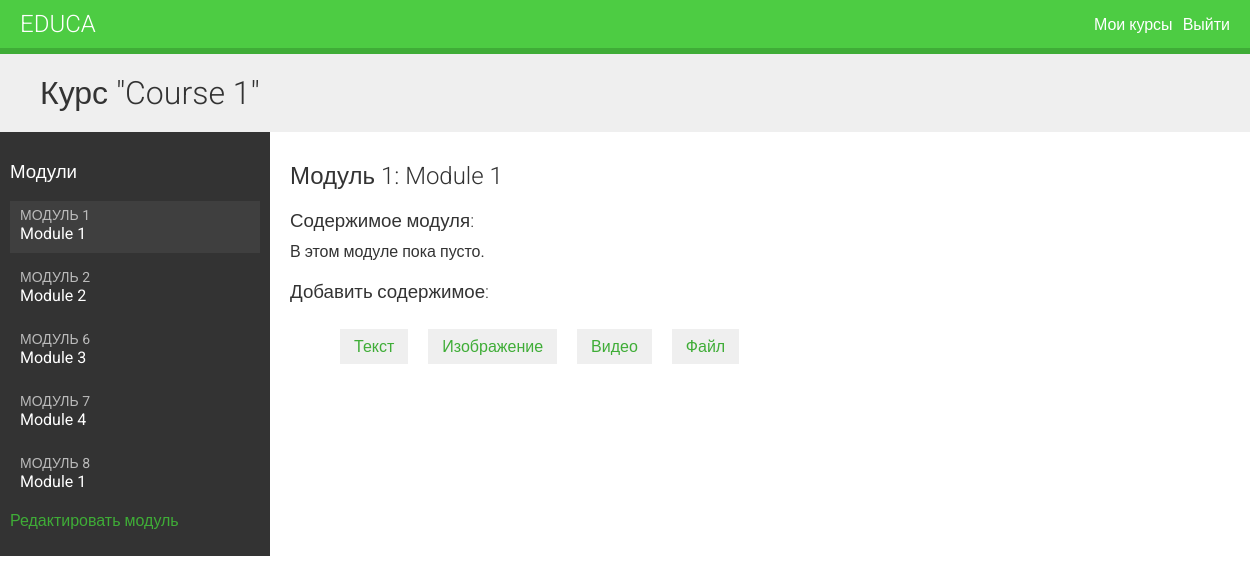
The page /course/module/1 (signed in) on the database its author committed.
### courses/models.py (models this page shows, shortened)
class Course(models.Model):
    owner = models.ForeignKey(User,
                              related_name='courses_created',  # user.courses_created.all() - ex. to use
                              on_delete=models.CASCADE)
    subject = models.ForeignKey(Subject,
                                related_name='courses',
                                on_delete=models.CASCADE)
    title = models.CharField(max_length=200)
    slug = models.SlugField(max_length=200, unique=True)
    overview = models.TextField()  # краткий обзор курса
    created = models.DateTimeField(auto_now_add=True)
    students = models.ManyToManyField(User, related_name='course_joined', blank=True)
    class Meta:
        ordering = ['-created']

class Module(models.Model):
    course = models.ForeignKey(Course,
                               related_name='modules',
                               on_delete=models.CASCADE)
    title = models.CharField(max_length=200)
    description = models.TextField(blank=True)
    order = OrderField(blank=True, for_fields=['course'])  # упорядочивать поля относительно курса
    class Meta:
        ordering = ['order']

### courses/views.py (the view)
# urls.py: path('module/<int:module_id>', views.ModuleContentListView.as_view(), name='module_content_list'),
class ModuleContentListView(TemplateResponseMixin, View):
    template_name = 'courses/manage/module/content_list.html'
    def get(self, request, module_id):  # get-запрос
        module = get_object_or_404(Module,
                                   id=module_id,
                                   course__owner=request.user)
        return self.render_to_response({'module': module})

### courses/templates/courses/manage/module/content_list.html (shortened to what this page needs)
{% extends "base.html" %}
{% load course %}
{% block content %}
{% with course=module.course %}
  <h1>Курс "{{ course.title }}"</h1>
  <div class="contents">
    <h3>Модули</h3>
    <ul id="modules">
      {% for m in course.modules.all %}
        <li data-id="{{ m.id }}" {% if m == module %}class="selected"{% endif %}>
          <a href="{% url 'module_content_list' m.id %}">
            <span>
              Модуль <span class="order">{{ m.order|add:1 }}</span>
            </span>
            <br>
            {{ m.title }}
          </a>
        </li>
      {% empty %}
        <li>Модулей пока нет.</li>
      {% endfor %}
    </ul>
    <p><a href="{% url 'course_module_update' course.id %}">
    Редактировать модуль</a></p>
  </div>
  <div class="module">
    <h2>Модуль {{ module.order|add:1 }}: {{ module.title }}</h2>
    <h3>Содержимое модуля:</h3>
    <div id="module-contents">
      {% for content in module.contents.all %}
        <div data-id="{{ content.id }}">
          {% with item=content.item %}
            <p>{{ item }} ({{ item|model_name|capfirst }})</p>
            <a href="{% url 'module_content_update' module.id item|model_name item.id %}">
              Редактировать
            </a>
            <form action="{% url 'module_content_delete' content.id %}" method="post">
              <input type="submit" value="Удалить">
              {% csrf_token %}
            </form>
            {% endwith %}
        </div>
      {% empty %}
        <p>В этом модуле пока пусто.</p>
      {% endfor %}
    </div>
    <h3>Добавить содержимое:</h3>
    <ul class="content-types">
      <li>
        <a href="{% url 'module_content_create' module.id 'text' %}">Текст</a>
      </li>
      <li>
        <a href="{% url 'module_content_create' module.id 'image' %}">Изображение</a>
      </li>
      <li>
        <a href="{% url 'module_content_create' module.id 'video' %}">Видео</a>
      </li>
      <li>
        <a href="{% url 'module_content_create' module.id 'file' %}">Файл</a>
      </li>
    </ul>
  </div>
{% endwith %}
{% endblock %}

### courses/static/css/base.css (style rules this page uses)
body { margin:0; font-family:'Roboto', sans-serif; font-weight:400; color:#333; }
a { color:#3fad37; text-decoration:none; }
ul { float:left; }
h1, h2, h3, h4, h5, h6 { font-family:'Roboto', sans-serif; font-weight:300; }
h1 { background:#efefef; width:100%; overflow:auto; padding:20px 0 20px 40px; margin:0; }
.module { padding:10px 20px; float:left; width:600px; }
.module h3 { margin:20px 0 0; padding:0; width:100%; }
.module p { margin:10px 0 20px; width:100%; float:left; }
.contents { width:20%; padding:10px; float:left; background:#333; color: #fff; font-family:'Roboto', sans-serif; }
.contents ul { list-style:none; margin:0; padding:0; width:100%; }
.contents ul li { margin:0 0 10px 0; padding:4px 10px 10px; overflow:auto; cursor:move; }
.contents ul li.selected { background:#3f3f3f; }
.contents ul span { text-transform:uppercase; color:#bbb; font-size:14px; }
.contents ul a { display:block; color:#fff; text-decoration:none; }
ul.content-types li { list-style:none; float:left; margin:10px; background:#efefef; padding:8px 14px; }

### rows shown on the page
Course: title "Course 1"
Module: order|add "1", title "Module 1"
Module: order|add "2", title "Module 2"
Module: order|add "6", title "Module 3"
Module: order|add "7", title "Module 4"
Module: order|add "8", title "Module 1"
